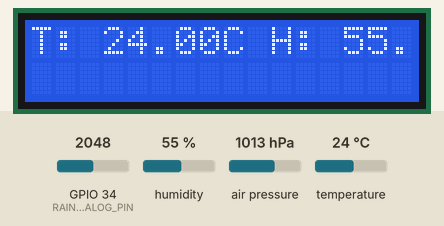
Simulated run of this sketch. Board: ESP32. Shown: 16×2 character LCD. Inputs (shaded band) come from the test bench; at power-on: GPIO 34 (RAIN_ANALOG_PIN) = 2048, humidity 55 %, air pressure 1013 hPa, temperature 24 °C (analog values on the 0–4095 scale). What the sketch prints to the serial monitor is not drawn.

Above: at 2.3 s.
2.4 s: GPIO 34 (RAIN_ANALOG_PIN) set to 2211
8.5 s: GPIO 34 (RAIN_ANALOG_PIN) set to 2314
At 10.3 s:
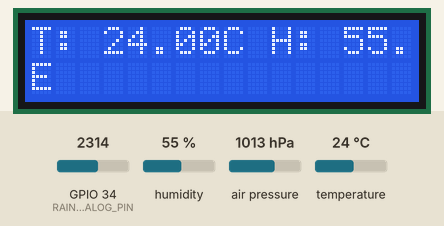
14.6 s: GPIO 34 (RAIN_ANALOG_PIN) set to 3245
17.3 s: GPIO 34 (RAIN_ANALOG_PIN) set to 3322
At 18.8 s:
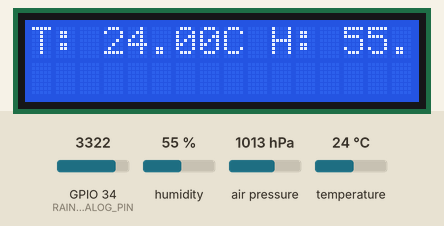
23.4 s: humidity set to 22 %
At 25.7 s:
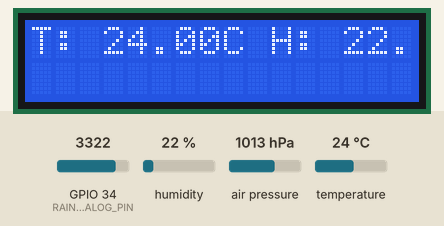
Timing chart, 0 to 27.2 s (numbered marks = the images above; inputs shaded):
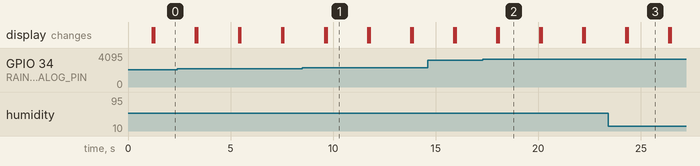

The sketch:

ESP_WeatherStation_w_Rain.ino
```cpp
#include <Wire.h>
#include <Adafruit_Sensor.h>
#include <Adafruit_BME280.h>
#include <LiquidCrystal_I2C.h> //For LCD

#define RAIN_ANALOG_PIN 34   // ADC1 pin (safe with WiFi)
#define ADC_MAX 4095
#define I2C_SDA 21
#define I2C_SCL 22

#define LCD_ADDR 0x27
bool bmeFound = false; //check if bme exists
int outputType = 0;
// outputType options
// 0 - All
// 1 - Temperature
// 2 - Humidity
// 3 - Pressure
// 4 - Rain

bool lcdAvailable = false;

Adafruit_BME280 bme;
LiquidCrystal_I2C lcd(LCD_ADDR, 16, 2);

void setup() {
  Serial.begin(115200);
  delay(1000);

  Wire.begin(I2C_SDA, I2C_SCL); //BME - ESPN, 3v3 - VIN,  GND - GND, SCL - G22, SDA - G21 //Wiring
                                //LCD - ESPN, 5V - VCC,  GND - GND, SCL - G22, SDA - G21
                                //Rain - VCC - 3V3, GND - GND, DO - G34, AO - G27

  analogReadResolution(12);
  pinMode(RAIN_ANALOG_PIN, INPUT);

  searchBus();

  Serial.println("start");

  checkBME();
  checkLCD();

}

void loop() {
  if (!bmeFound) {
    Serial.println("BME280 not found");
    delay(2000);
    return;
  }

  char line[64] = "";

  switch (outputType) {
    case 0: // All
      snprintf(line, sizeof(line), "%s %s %s %s",
               readTemp(),
               readHumidity(),
               readPressure(),
               readRain());
      break;

    case 1:
      snprintf(line, sizeof(line), "%s", readTemp());
      //break;

    case 2:
      snprintf(line, sizeof(line), "%s", readHumidity());
      //break;

    case 3:
      snprintf(line, sizeof(line), "%s", readPressure());
      //break;

    case 4: // Rain
      snprintf(line, sizeof(line), "%s", readRain());
      //break;
  }

  printMessage(line);   // LCD or Serial output
  delay(2000);
  lcd.clear();
}


void space(){
  Serial.println("");
}

void activeCheck(){
  Serial.println("active");
  delay(1000);
}

const char* readTemp() {
  static char buffer[16];
  float temperature = bme.readTemperature();
  snprintf(buffer, sizeof(buffer), "T: %.2fC", temperature);
  return buffer;
}

const char* readHumidity() {
  static char buffer[16];
  float humidity = bme.readHumidity();
  snprintf(buffer, sizeof(buffer), "H: %.2f%%", humidity);
  return buffer;
}

const char* readPressure() {
  static char buffer[20];
  float pressure = bme.readPressure() / 100.0F;
  snprintf(buffer, sizeof(buffer), "P: %.2fhPa", pressure);
  return buffer;
}

int readRainRaw() {
  const int samples = 10;
  int sum = 0;
  for (int i = 0; i < samples; i++) {
    sum += analogRead(RAIN_ANALOG_PIN);
    delay(5);
  }
  return sum / samples;
}

const char* readRain() {
  static char buffer[20];

  int raw = readRainRaw();
  int rainLevel = ADC_MAX - raw;  // invert (wet = higher)
  float percent = (rainLevel * 100.0) / ADC_MAX;

  if (percent < 20) {
    snprintf(buffer, sizeof(buffer), "R: NAN");
  } else if (percent < 45) {
    snprintf(buffer, sizeof(buffer), "R: LITE");
  } else if (percent < 75) {
    snprintf(buffer, sizeof(buffer), "R: MED");
  } else {
    snprintf(buffer, sizeof(buffer), "R: HEV");
  }

  return buffer;
}


void checkBME(){
  if (!bme.begin(0x76) && !bme.begin(0x77)) {
    Serial.println("BME280 not found");
    bmeFound = false;
  } else {
    Serial.println("BME280 initialized");
    bmeFound = true;
  }
}

void checkLCD() {
  lcdAvailable = detectLCD(LCD_ADDR);

  if (lcdAvailable) {
    delay(100);                 // allow LCD power stabilization
    lcd.begin(16, 2);           // IMPORTANT on ESP32
    lcd.backlight();
    lcd.clear();
    lcd.setCursor(0, 0);
    lcd.print("LCD READY");
    Serial.println("LCD detected");
  } else {
    Serial.println("LCD not found");
  }
}

void searchBus(){
   Serial.println("Scanning I2C bus...");

  for (byte addr = 1; addr < 127; addr++) {
    Wire.beginTransmission(addr);
    if (Wire.endTransmission() == 0) {
      Serial.print("Found I2C device at 0x");
      if (addr < 16) Serial.print("0");
      Serial.println(addr, HEX);
      delay(1);
    }
  }
  Serial.println("Done.");
}

bool detectLCD(uint8_t address) {
  Wire.beginTransmission(address);
  return (Wire.endTransmission() == 0);
}

// ---------- PRINT Message ----------
void printMessage(const char* message) {
  if (lcdAvailable) {
    lcd.clear();
    lcd.setCursor(0, 0);
    lcd.print(message);
    Serial.println("lcd print");
  } else {
    Serial.println(message);
  }
}
```

Measured:
- the behaviour switches between 2252 and 2253 on GPIO 34 (RAIN_ANALOG_PIN) (found by bisection; images 0 and 1)
- the behaviour switches between 3276 and 3277 on GPIO 34 (RAIN_ANALOG_PIN) (found by bisection; images 1 and 2)
- after the input at 8.5 s, the display: first differs from a run without the input after 1.2 s (image 1)
- after the input at 17.3 s, the display: first differs from a run without the input after 0.77 s (image 2)
- after the input at 23.4 s, the display: first differs from a run without the input after 0.96 s (image 3)
- what the display in image 1 shows lasts 2.0 s, from 9.7 s to 11.7 s
